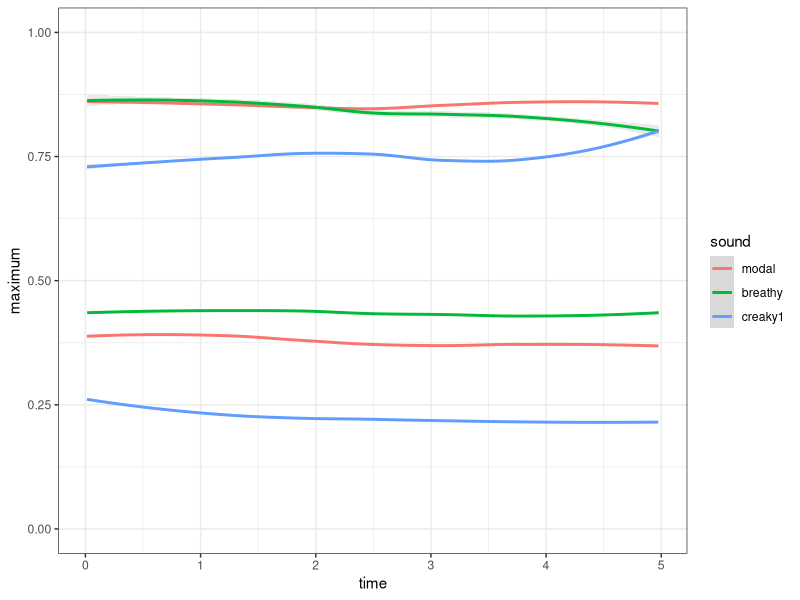
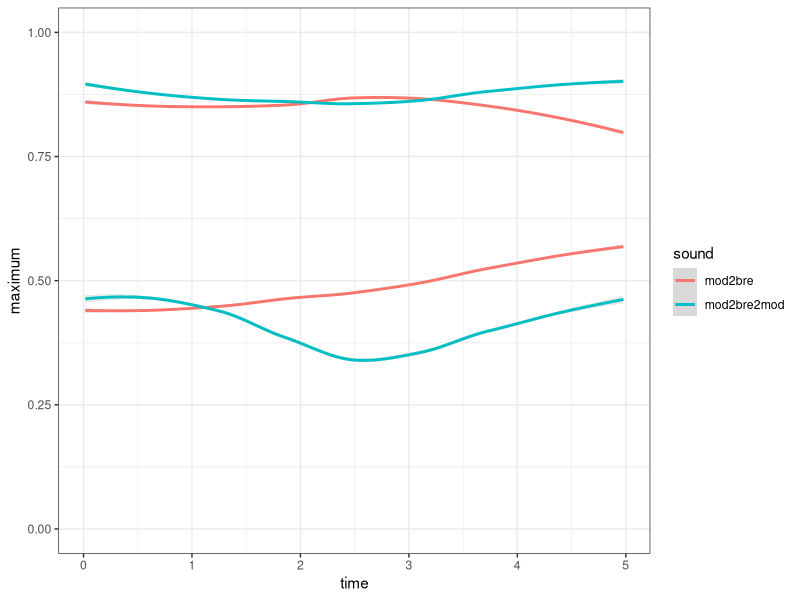
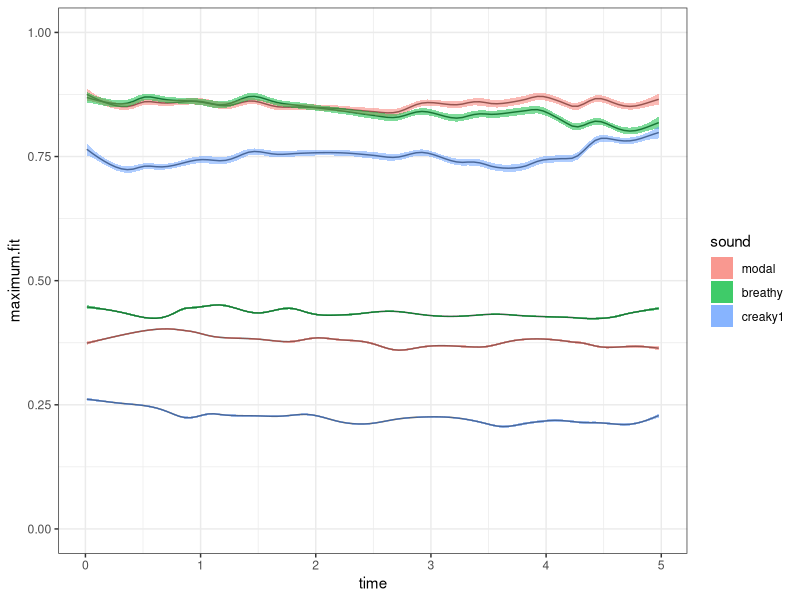

The R script that drew these images, in order:
## ---- chunk 1
knitr::opts_chunk$set(echo = TRUE)
knitr::opts_knit$set(root.dir=normalizePath("../../"))
library(readr)
library(tidyr)
library(tidyverse)
library(dplyr)
library(ggplot2)
theme_set(theme_bw())
library(gss)
## ---- chunk 2
degg <- read_csv("tracegram/degg-tracing.csv")
degg.all <- degg %>%
    mutate_if(is.character, factor) %>%
    mutate(sound = factor(sound, levels = c("modal", "breathy", "creaky1", "mod2bre", "mod2bre2mod")))

degg <- filter(degg.all, sound != "creaky2" & sound != "mod2bre" & sound != "mod2bre2mod")
degg.contour <- filter(degg.all, sound != "modal" & sound != "breathy" & sound != "creaky1")
## ---- chunk 3
ggplot(degg, aes(x = time, colour = sound)) +
    geom_smooth(aes(y = maximum), size = 1, alpha = 0.2) +
    geom_smooth(aes(y = minimum), size = 1, alpha = 0.2) +
    ylim(0, 1)
## ---- chunk 4
ggplot(degg.contour, aes(x = time, colour = sound)) +
    geom_smooth(aes(y = maximum), size = 1, alpha = 0.2) +
    geom_smooth(aes(y = minimum), size = 1, alpha = 0.2) +
    ylim(0, 1)
## ---- chunk 5
maximum.model <- ssanova(maximum ~ sound + time + sound:time,
data = degg)

minimum.model <- ssanova(minimum ~ sound + time + sound:time,
data = degg)
## ---- chunk 6
predicted.degg <- expand.grid(time = seq(min(degg$time), max(degg$time), length = 100),
                    sound = c("modal", "breathy", "creaky1"))

predicted.degg$maximum.fit <- predict(maximum.model, predicted.degg, se = TRUE)$fit
predicted.degg$maximum.SE <- predict(maximum.model, predicted.degg, se = TRUE)$se.fit
predicted.degg$minimum.fit <- predict(minimum.model, predicted.degg, se = TRUE)$fit
predicted.degg$minimum.SE <- predict(minimum.model, predicted.degg, se = TRUE)$se.fit
## ---- chunk 7
ggplot(predicted.degg, aes(x = time, colour = sound, group = sound)) +
    geom_line(aes(y = maximum.fit), alpha = 1, colour = "grey20") +
    geom_ribbon(aes(ymin = maximum.fit-(1.96*maximum.SE),
                ymax = maximum.fit+(1.96*maximum.SE),
                fill = sound ),alpha = 0.5,colour = "NA") +
    geom_line(aes(y = minimum.fit), alpha = 1, colour = "grey20") +
    geom_ribbon(aes(ymin = minimum.fit-(1.96*minimum.SE),
                    ymax = minimum.fit+(1.96*minimum.SE),
                    fill = sound ),alpha = 0.5,colour = "NA") +
    ylim(0,1)
